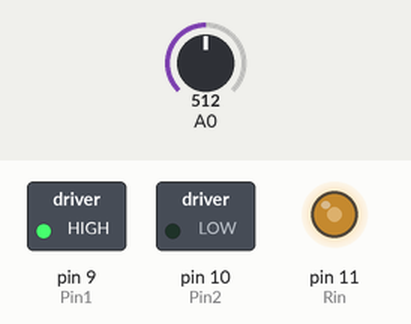
This sketch was run on a simulated Arduino Uno, built with avr-gcc and run on an emulated ATmega328P. Parts: switched loads named in the sketch (green lamp = pin HIGH), output pins drawn as LEDs (lit = HIGH). The test bench sets the inputs (shaded band); at power-on: A0 = 512.

Above: at 1.2 s.
1.3 s: A0 set to 716
At 1.9 s:
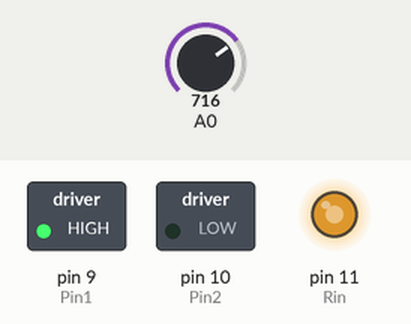
2.8 s: A0 set to 900
At 3.1 s:
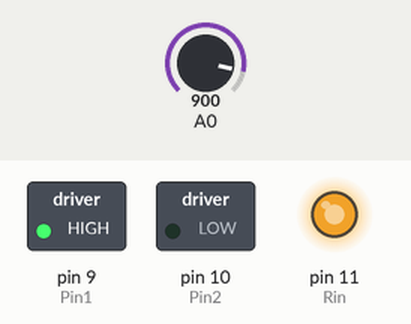
4.3 s: A0 set to 122
At 5.4 s:
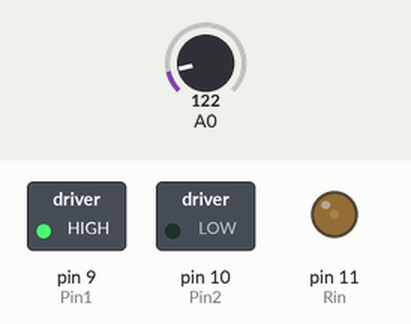
5.8 s: A0 set to 0
At 6.5 s:
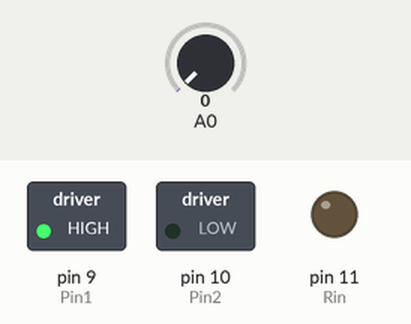
7.3 s: A0 set to 511
At 7.7 s:
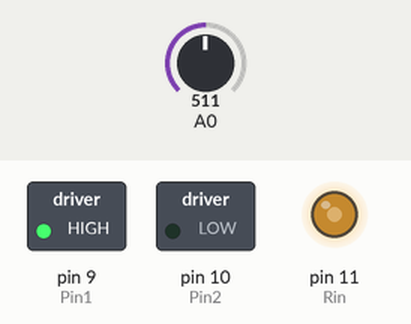
Timing chart, 0 to 9.8 s (numbered marks = the images above; inputs shaded):
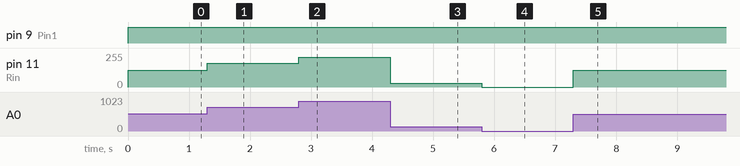

Measured:
- after the input at 1.3 s, pin 11 (Rin): 127/255 → 178/255 at once
- after the input at 2.8 s, pin 11 (Rin): 178/255 → 224/255 at once
- after the input at 4.3 s, pin 11 (Rin): 224/255 → 30/255 at once
- after the input at 5.8 s, pin 11 (Rin): 30/255 → 0/255 at once
- after the input at 7.3 s, pin 11 (Rin): 0/255 → 127/255 at once

The sketch:

incredible_hango1.ino
```cpp
int Pin1 = 9;       // Define el pin L293D
int Pin2 = 10;
int Rin = 11;

int a = 0;  // a= Direccion y b= Velocidad
int b = 0;

void setup()
{
  pinMode(Pin1, OUTPUT);  // Definiendo pins
  pinMode(Pin2, OUTPUT);
  pinMode(Rin, OUTPUT);
}

void loop() {
  int potencia = analogRead(A0);  // Leer Valores de Potenciometro
  b = map(abs(potencia), 0, 1023, 0, 255); // Calcula la velocidad de motor y regresa al punto medio
  driveMotor();
}

void driveMotor()
{
  digitalWrite(Pin2, LOW);
  digitalWrite(Pin1, HIGH);
  analogWrite(Rin, b);
}
```
